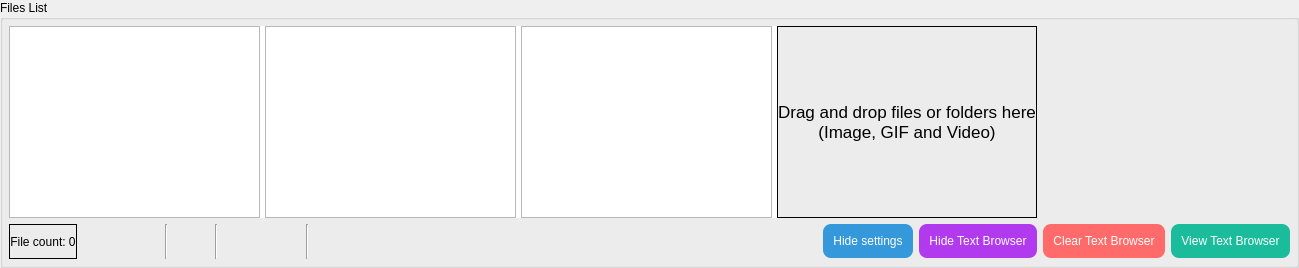
           <widget class="QGroupBox" name="groupBox_FileList">
            <property name="sizePolicy">
             <sizepolicy hsizetype="Preferred" vsizetype="Expanding">
              <horstretch>0</horstretch>
              <verstretch>0</verstretch>
             </sizepolicy>
            </property>
            <property name="minimumSize">
             <size>
              <width>0</width>
              <height>0</height>
             </size>
            </property>
            <property name="title">
             <string>Files List</string>
            </property>
            <layout class="QGridLayout" name="gridLayout_21">
             <property name="leftMargin">
              <number>6</number>
             </property>
             <property name="topMargin">
              <number>6</number>
             </property>
             <property name="rightMargin">
              <number>6</number>
             </property>
             <property name="bottomMargin">
              <number>6</number>
             </property>
             <item row="0" column="0" colspan="5">
              <widget class="QSplitter" name="splitter_FilesList">
               <property name="sizePolicy">
                <sizepolicy hsizetype="Expanding" vsizetype="Expanding">
                 <horstretch>0</horstretch>
                 <verstretch>0</verstretch>
                </sizepolicy>
               </property>
               <property name="styleSheet">
                <string notr="true">QSplitter:handle{
	
	background-color: rgb(255, 255, 255);
}</string>
               </property>
               <property name="orientation">
                <enum>Qt::Horizontal</enum>
               </property>
               <property name="handleWidth">
                <number>5</number>
               </property>
               <property name="childrenCollapsible">
                <bool>false</bool>
               </property>
               <widget class="QTableView" name="tableView_image">
                <property name="minimumSize">
                 <size>
                  <width>0</width>
                  <height>0</height>
                 </size>
                </property>
                <property name="contextMenuPolicy">
                 <enum>Qt::ActionsContextMenu</enum>
                </property>
                <property name="toolTip">
                 <string>[Delete]:Remove file from the list.
[Ctrl + A]:Apply custom resolution.
[Ctrl + C]:Cancel custom resolution.
Right click to show more options.</string>
                </property>
                <property name="styleSheet">
                 <string notr="true">QTableView{
selection-background-color: rgb(52, 152, 219);

}</string>
                </property>
                <property name="autoScroll">
                 <bool>false</bool>
                </property>
                <property name="autoScrollMargin">
                 <number>0</number>
                </property>
                <property name="editTriggers">
                 <set>QAbstractItemView::NoEditTriggers</set>
                </property>
                <property name="selectionMode">
                 <enum>QAbstractItemView::SingleSelection</enum>
                </property>
                <property name="selectionBehavior">
                 <enum>QAbstractItemView::SelectRows</enum>
                </property>
                <property name="verticalScrollMode">
                 <enum>QAbstractItemView::ScrollPerPixel</enum>
                </property>
                <property name="horizontalScrollMode">
                 <enum>QAbstractItemView::ScrollPerPixel</enum>
                </property>
                <property name="sortingEnabled">
                 <bool>false</bool>
                </property>
                <property name="cornerButtonEnabled">
                 <bool>false</bool>
                </property>
                <attribute name="horizontalHeaderCascadingSectionResizes">
                 <bool>false</bool>
                </attribute>
                <attribute name="horizontalHeaderMinimumSectionSize">
                 <number>20</number>
                </attribute>
                <attribute name="horizontalHeaderDefaultSectionSize">
                 <number>200</number>
                </attribute>
                <attribute name="horizontalHeaderStretchLastSection">
                 <bool>false</bool>
                </attribute>
                <attribute name="verticalHeaderVisible">
                 <bool>false</bool>
                </attribute>
                <attribute name="verticalHeaderCascadingSectionResizes">
                 <bool>false</bool>
                </attribute>
                <attribute name="verticalHeaderStretchLastSection">
                 <bool>false</bool>
                </attribute>
               </widget>
               <widget class="QTableView" name="tableView_gif">
                <property name="enabled">
                 <bool>true</bool>
                </property>
                <property name="minimumSize">
                 <size>
                  <width>0</width>
                  <height>0</height>
                 </size>
                </property>
                <property name="contextMenuPolicy">
                 <enum>Qt::ActionsContextMenu</enum>
                </property>
                <property name="toolTip">
                 <string>[Delete]:Remove file from the list.
[Ctrl + A]:Apply custom resolution.
[Ctrl + C]:Cancel custom resolution.
Right click to show more options.</string>
                </property>
                <property name="styleSheet">
                 <string notr="true">QTableView{
selection-background-color: rgb(26, 188, 156);
}</string>
                </property>
                <property name="autoScroll">
                 <bool>false</bool>
                </property>
                <property name="autoScrollMargin">
                 <number>0</number>
                </property>
                <property name="editTriggers">
                 <set>QAbstractItemView::NoEditTriggers</set>
                </property>
                <property name="selectionMode">
                 <enum>QAbstractItemView::SingleSelection</enum>
                </property>
                <property name="selectionBehavior">
                 <enum>QAbstractItemView::SelectRows</enum>
                </property>
                <property name="verticalScrollMode">
                 <enum>QAbstractItemView::ScrollPerPixel</enum>
                </property>
                <property name="horizontalScrollMode">
                 <enum>QAbstractItemView::ScrollPerPixel</enum>
                </property>
                <property name="sortingEnabled">
                 <bool>false</bool>
                </property>
                <property name="cornerButtonEnabled">
                 <bool>false</bool>
                </property>
                <attribute name="horizontalHeaderCascadingSectionResizes">
                 <bool>false</bool>
                </attribute>
                <attribute name="horizontalHeaderMinimumSectionSize">
                 <number>20</number>
                </attribute>
                <attribute name="horizontalHeaderDefaultSectionSize">
                 <number>200</number>
                </attribute>
                <attribute name="verticalHeaderVisible">
                 <bool>false</bool>
                </attribute>
                <attribute name="verticalHeaderCascadingSectionResizes">
                 <bool>false</bool>
                </attribute>
               </widget>
               <widget class="QTableView" name="tableView_video">
                <property name="minimumSize">
                 <size>
                  <width>0</width>
                  <height>0</height>
                 </size>
                </property>
                <property name="contextMenuPolicy">
                 <enum>Qt::ActionsContextMenu</enum>
                </property>
                <property name="toolTip">
                 <string>[Delete]:Remove file from the list.
[Ctrl + A]:Apply custom resolution.
[Ctrl + C]:Cancel custom resolution.
Right click to show more options.</string>
                </property>
                <property name="styleSheet">
                 <string notr="true">QTableView{
selection-background-color: rgb(178, 58, 238);
}</string>
                </property>
                <property name="autoScroll">
                 <bool>false</bool>
                </property>
                <property name="autoScrollMargin">
                 <number>0</number>
                </property>
                <property name="editTriggers">
                 <set>QAbstractItemView::NoEditTriggers</set>
                </property>
                <property name="selectionMode">
                 <enum>QAbstractItemView::SingleSelection</enum>
                </property>
                <property name="selectionBehavior">
                 <enum>QAbstractItemView::SelectRows</enum>
                </property>
                <property name="verticalScrollMode">
                 <enum>QAbstractItemView::ScrollPerPixel</enum>
                </property>
                <property name="horizontalScrollMode">
                 <enum>QAbstractItemView::ScrollPerPixel</enum>
                </property>
                <property name="sortingEnabled">
                 <bool>false</bool>
                </property>
                <property name="cornerButtonEnabled">
                 <bool>false</bool>
                </property>
                <attribute name="horizontalHeaderVisible">
                 <bool>false</bool>
                </attribute>
                <attribute name="horizontalHeaderMinimumSectionSize">
                 <number>20</number>
                </attribute>
                <attribute name="horizontalHeaderDefaultSectionSize">
                 <number>200</number>
                </attribute>
                <attribute name="verticalHeaderVisible">
                 <bool>false</bool>
                </attribute>
               </widget>
               <widget class="QLabel" name="label_DropFile">
                <property name="minimumSize">
                 <size>
                  <width>0</width>
                  <height>60</height>
                 </size>
                </property>
                <property name="font">
                 <font>
                  <pointsize>13</pointsize>
                  <italic>false</italic>
                  <bold>false</bold>
                 </font>
                </property>
                <property name="toolTip">
                 <string>Drag and Drop is DISABLED by OS when Running in Administrator Privillage.</string>
                </property>
                <property name="styleSheet">
                 <string notr="true"/>
                </property>
                <property name="frameShape">
                 <enum>QFrame::Box</enum>
                </property>
                <property name="frameShadow">
                 <enum>QFrame::Plain</enum>
                </property>
                <property name="lineWidth">
                 <number>1</number>
                </property>
                <property name="text">
                 <string>Drag and drop files or folders here
(Image, GIF and Video)</string>
                </property>
                <property name="alignment">
                 <set>Qt::AlignCenter</set>
                </property>
               </widget>
              </widget>
             </item>
             <item row="1" column="0">
              <widget class="QLabel" name="label_FileCount">
               <property name="sizePolicy">
                <sizepolicy hsizetype="Fixed" vsizetype="Preferred">
                 <horstretch>0</horstretch>
                 <verstretch>0</verstretch>
                </sizepolicy>
               </property>
               <property name="styleSheet">
                <string notr="true"/>
               </property>
               <property name="frameShape">
                <enum>QFrame::Box</enum>
               </property>
               <property name="frameShadow">
                <enum>QFrame::Plain</enum>
               </property>
               <property name="midLineWidth">
                <number>0</number>
               </property>
               <property name="text">
                <string notr="true">File count: 0</string>
               </property>
               <property name="alignment">
                <set>Qt::AlignCenter</set>
               </property>
               <property name="margin">
                <number>5</number>
               </property>
               <property name="openExternalLinks">
                <bool>false</bool>
               </property>
              </widget>
             </item>
             <item row="1" column="1">
              <widget class="QFrame" name="frame_11">
               <property name="sizePolicy">
                <sizepolicy hsizetype="Fixed" vsizetype="Fixed">
                 <horstretch>0</horstretch>
                 <verstretch>0</verstretch>
                </sizepolicy>
               </property>
               <property name="maximumSize">
                <size>
                 <width>16777215</width>
                 <height>16777215</height>
                </size>
               </property>
               <property name="frameShape">
                <enum>QFrame::NoFrame</enum>
               </property>
               <property name="frameShadow">
                <enum>QFrame::Raised</enum>
               </property>
               <layout class="QGridLayout" name="gridLayout_3">
                <property name="leftMargin">
                 <number>0</number>
                </property>
                <property name="topMargin">
                 <number>0</number>
                </property>
                <property name="rightMargin">
                 <number>0</number>
                </property>
                <property name="bottomMargin">
                 <number>0</number>
                </property>
                <item row="0" column="0">
                 <widget class="QPushButton" name="pushButton_ClearList">
                  <property name="sizePolicy">
                   <sizepolicy hsizetype="Fixed" vsizetype="Fixed">
                    <horstretch>0</horstretch>
                    <verstretch>0</verstretch>
                   </sizepolicy>
                  </property>
                  <property name="minimumSize">
                   <size>
                    <width>35</width>
                    <height>35</height>
                   </size>
                  </property>
                  <property name="maximumSize">
                   <size>
                    <width>16777215</width>
                    <height>16777215</height>
                   </size>
                  </property>
                  <property name="toolTip">
                   <string>Remove all the files in the File list.</string>
                  </property>
                  <property name="styleSheet">
                   <string notr="true">QPushButton{
image: url(:/icon/icon/ClearList.svg);
border-style:transparent;
border-radius:0px;
padding:0px;
}
QPushButton:hover{
image: url(:/icon/icon/ClearList_hover.svg);
border-style:transparent;
border-radius:0px;
padding:0px;
}
QPushButton:pressed{
image: url(:/icon/icon/ClearList.svg);
border-style:transparent;
border-radius:0px;
padding:0px;
}
QPushButton:disabled{
image: url(:/icon/icon/ClearList_disabled.svg);
border-style:transparent;
border-radius:0px;
padding:0px;
}</string>
                  </property>
                  <property name="text">
                   <string/>
                  </property>
                 </widget>
                </item>
                <item row="0" column="1">
                 <widget class="QPushButton" name="pushButton_RemoveItem">
                  <property name="sizePolicy">
                   <sizepolicy hsizetype="Fixed" vsizetype="Fixed">
                    <horstretch>0</horstretch>
                    <verstretch>0</verstretch>
                   </sizepolicy>
                  </property>
                  <property name="minimumSize">
                   <size>
                    <width>35</width>
                    <height>35</height>
                   </size>
                  </property>
                  <property name="maximumSize">
                   <size>
                    <width>16777215</width>
                    <height>16777215</height>
                   </size>
                  </property>
                  <property name="contextMenuPolicy">
                   <enum>Qt::ActionsContextMenu</enum>
                  </property>
                  <property name="toolTip">
                   <string>Remove the selected file from File List.</string>
                  </property>
                  <property name="styleSheet">
                   <string notr="true">QPushButton{
image: url(:/icon/icon/RemoveItem.svg);
border-style:transparent;
border-radius:0px;
padding:0px;
}
QPushButton:hover{
image: url(:/icon/icon/RemoveItem_hover.svg);
border-style:transparent;
border-radius:0px;
padding:0px;
}
QPushButton:pressed{
image: url(:/icon/icon/RemoveItem.svg);
border-style:transparent;
border-radius:0px;
padding:0px;
}
QPushButton:disabled{
image: url(:/icon/icon/RemoveItem_disabled.svg);
border-style:transparent;
border-radius:0px;
padding:0px;
}</string>
                  </property>
                  <property name="text">
                   <string/>
                  </property>
                 </widget>
                </item>
                <item row="0" column="2">
                 <widget class="Line" name="line_20">
                  <property name="orientation">
                   <enum>Qt::Vertical</enum>
                  </property>
                 </widget>
                </item>
                <item row="0" column="3">
                 <widget class="QPushButton" name="pushButton_ResizeFilesListSplitter">
                  <property name="sizePolicy">
                   <sizepolicy hsizetype="Fixed" vsizetype="Fixed">
                    <horstretch>0</horstretch>
                    <verstretch>0</verstretch>
                   </sizepolicy>
                  </property>
                  <property name="minimumSize">
                   <size>
                    <width>35</width>
                    <height>35</height>
                   </size>
                  </property>
                  <property name="toolTip">
                   <string>Reset Files List scale.</string>
                  </property>
                  <property name="styleSheet">
                   <string notr="true">QPushButton{
image: url(:/icon/icon/ResizeFilesListSplitter.svg);
border-style:transparent;
border-radius:0px;
padding:0px;
}
QPushButton:hover{
image: url(:/icon/icon/ResizeFilesListSplitter_hover.svg);
border-style:transparent;
border-radius:0px;
padding:0px;
}
QPushButton:pressed{
image: url(:/icon/icon/ResizeFilesListSplitter.svg);
border-style:transparent;
border-radius:0px;
padding:0px;
}
QPushButton:disabled{
image: url(:/icon/icon/ResizeFilesListSplitter_disabled.svg);
border-style:transparent;
border-radius:0px;
padding:0px;
}</string>
                  </property>
                  <property name="text">
                   <string/>
                  </property>
                 </widget>
                </item>
                <item row="0" column="4">
                 <widget class="Line" name="line_25">
                  <property name="orientation">
                   <enum>Qt::Vertical</enum>
                  </property>
                 </widget>
                </item>
                <item row="0" column="5">
                 <widget class="QPushButton" name="pushButton_SaveFileList">
                  <property name="sizePolicy">
                   <sizepolicy hsizetype="Fixed" vsizetype="Fixed">
                    <horstretch>0</horstretch>
                    <verstretch>0</verstretch>
                   </sizepolicy>
                  </property>
                  <property name="minimumSize">
                   <size>
                    <width>35</width>
                    <height>35</height>
                   </size>
                  </property>
                  <property name="toolTip">
                   <string>Save Files List</string>
                  </property>
                  <property name="styleSheet">
                   <string notr="true">QPushButton{
image: url(:/icon/icon/Save_FileList.svg);
border-style:transparent;
border-radius:0px;
padding:0px;
}
QPushButton:hover{
image: url(:/icon/icon/Save_FileList_hover.svg);
border-style:transparent;
border-radius:0px;
padding:0px;
}
QPushButton:pressed{
image: url(:/icon/icon/Save_FileList.svg);
border-style:transparent;
border-radius:0px;
padding:0px;
}
QPushButton:disabled{
image: url(:/icon/icon/Save_FileList_disabled.svg);
border-style:transparent;
border-radius:0px;
padding:0px;
}</string>
                  </property>
                  <property name="text">
                   <string/>
                  </property>
                  <property name="iconSize">
                   <size>
                    <width>35</width>
                    <height>35</height>
                   </size>
                  </property>
                 </widget>
                </item>
                <item row="0" column="6">
                 <widget class="QPushButton" name="pushButton_ReadFileList">
                  <property name="sizePolicy">
                   <sizepolicy hsizetype="Fixed" vsizetype="Fixed">
                    <horstretch>0</horstretch>
                    <verstretch>0</verstretch>
                   </sizepolicy>
                  </property>
                  <property name="minimumSize">
                   <size>
                    <width>35</width>
                    <height>35</height>
                   </size>
                  </property>
                  <property name="maximumSize">
                   <size>
                    <width>16777215</width>
                    <height>16777215</height>
                   </size>
                  </property>
                  <property name="toolTip">
                   <string>Read Files List</string>
                  </property>
                  <property name="styleSheet">
                   <string notr="true">QPushButton{
image: url(:/icon/icon/Read_FileList.svg);
border-style:transparent;
border-radius:0px;
padding:0px;
}
QPushButton:hover{
image: url(:/icon/icon/Read_FileList_hover.svg);
border-style:transparent;
border-radius:0px;
padding:0px;
}
QPushButton:pressed{
image: url(:/icon/icon/Read_FileList.svg);
border-style:transparent;
border-radius:0px;
padding:0px;
}
QPushButton:disabled{
image: url(:/icon/icon/Read_FileList_disabled.svg);
border-style:transparent;
border-radius:0px;
padding:0px;
}</string>
                  </property>
                  <property name="text">
                   <string/>
                  </property>
                  <property name="iconSize">
                   <size>
                    <width>35</width>
                    <height>35</height>
                   </size>
                  </property>
                 </widget>
                </item>
                <item row="0" column="7">
                 <widget class="Line" name="line_10">
                  <property name="frameShadow">
                   <enum>QFrame::Sunken</enum>
                  </property>
                  <property name="lineWidth">
                   <number>1</number>
                  </property>
                  <property name="orientation">
                   <enum>Qt::Vertical</enum>
                  </property>
                 </widget>
                </item>
                <item row="0" column="8">
                 <widget class="QPushButton" name="pushButton_BrowserFile">
                  <property name="sizePolicy">
                   <sizepolicy hsizetype="Fixed" vsizetype="Fixed">
                    <horstretch>0</horstretch>
                    <verstretch>0</verstretch>
                   </sizepolicy>
                  </property>
                  <property name="minimumSize">
                   <size>
                    <width>35</width>
                    <height>35</height>
                   </size>
                  </property>
                  <property name="toolTip">
                   <string>Browse and add files.</string>
                  </property>
                  <property name="styleSheet">
                   <string notr="true">QPushButton{
image: url(:/icon/icon/AddNewFile.svg);
border-style:transparent;
border-radius:0px;
padding:0px;
}
QPushButton:hover{
image: url(:/icon/icon/AddNewFile_hover.svg);
border-style:transparent;
border-radius:0px;
padding:0px;
}
QPushButton:pressed{
image: url(:/icon/icon/AddNewFile.svg);
border-style:transparent;
border-radius:0px;
padding:0px;
}
QPushButton:disabled{
image: url(:/icon/icon/AddNewFile_disabled.svg);
border-style:transparent;
border-radius:0px;
padding:0px;
}</string>
                  </property>
                  <property name="text">
                   <string/>
                  </property>
                 </widget>
                </item>
               </layout>
              </widget>
             </item>
             <item row="1" column="3">
              <widget class="QPushButton" name="pushButton_HideSettings">
               <property name="sizePolicy">
                <sizepolicy hsizetype="Fixed" vsizetype="Fixed">
                 <horstretch>0</horstretch>
                 <verstretch>0</verstretch>
                </sizepolicy>
               </property>
               <property name="styleSheet">
                <string notr="true">QPushButton{
background-color: rgb(52, 152, 219);
color: rgb(255, 255, 255);
border-style:outset;
border-radius:8px;
padding:10px;
}
QPushButton:hover{
background-color: rgb(60, 177, 255);
color: rgb(255, 255, 255);
border-style:outset;
border-radius:8px;
padding:10px;
}
QPushButton:pressed{
background-color: rgb(45, 134, 193);
color: rgb(255, 255, 255);
border-style:outset;
border-radius:8px;
padding:10px;
}
QPushButton:disabled{
background-color: rgb(166, 166, 166);
color: rgb(255, 255, 255);
border-style:outset;
border-radius:8px;
padding:10px;
}</string>
               </property>
               <property name="text">
                <string>Hide settings</string>
               </property>
              </widget>
             </item>
             <item row="1" column="4">
              <widget class="QPushButton" name="pushButton_HideTextBro">
               <property name="sizePolicy">
                <sizepolicy hsizetype="Fixed" vsizetype="Fixed">
                 <horstretch>0</horstretch>
                 <verstretch>0</verstretch>
                </sizepolicy>
               </property>
               <property name="styleSheet">
                <string notr="true">QPushButton{
background-color: rgb(178, 58, 238);
color: rgb(255, 255, 255);
border-style:outset;
border-radius:8px;
padding:10px;
}
QPushButton:hover{
background-color: rgb(191, 62, 255);
color: rgb(255, 255, 255);
border-style:outset;
border-radius:8px;
padding:10px;
}
QPushButton:pressed{
background-color: rgb(154, 50, 205);
color: rgb(255, 255, 255);
border-style:outset;
border-radius:8px;
padding:10px;
}
QPushButton:disabled{
background-color: rgb(166, 166, 166);
color: rgb(255, 255, 255);
border-style:outset;
border-radius:8px;
padding:10px;
}</string>
               </property>
               <property name="text">
                <string>Hide Text Browser</string>
               </property>
              </widget>
             </item>
             <item row="1" column="5">
              <widget class="QPushButton" name="pushButton_clear_textbrowser">
               <property name="sizePolicy">
                <sizepolicy hsizetype="Fixed" vsizetype="Fixed">
                 <horstretch>0</horstretch>
                 <verstretch>0</verstretch>
                </sizepolicy>
               </property>
               <property name="styleSheet">
                <string notr="true">QPushButton{
background-color: rgb(255, 106, 106);
color: rgb(255, 255, 255);
border-style:outset;
border-radius:8px;
padding:10px;
}
QPushButton:hover{
background-color: rgb(255, 106, 106);
color: rgb(255, 255, 255);
border-style:outset;
border-radius:8px;
padding:10px;
}
QPushButton:pressed{
background-color: rgb(205, 85, 85);
color: rgb(255, 255, 255);
border-style:outset;
border-radius:8px;
padding:10px;
}
QPushButton:disabled{
background-color: rgb(166, 166, 166);
color: rgb(255, 255, 255);
border-style:outset;
border-radius:8px;
padding:10px;
}</string>
               </property>
               <property name="text">
                <string>Clear Text Browser</string>
               </property>
              </widget>
             </item>
             <item row="1" column="6">
              <widget class="QPushButton" name="pushButton_view_textbrowser">
               <property name="sizePolicy">
                <sizepolicy hsizetype="Fixed" vsizetype="Fixed">
                 <horstretch>0</horstretch>
                 <verstretch>0</verstretch>
                </sizepolicy>
               </property>
               <property name="styleSheet">
                <string notr="true">QPushButton{
background-color: rgb(26, 188, 156);
color: rgb(255, 255, 255);
border-style:outset;
border-radius:8px;
padding:10px;
}
QPushButton:hover{
background-color: rgb(29, 214, 177);
color: rgb(255, 255, 255);
border-style:outset;
border-radius:8px;
padding:10px;
}
QPushButton:pressed{
background-color: rgb(23, 173, 143);
color: rgb(255, 255, 255);
border-style:outset;
border-radius:8px;
padding:10px;
}
QPushButton:disabled{
background-color: rgb(166, 166, 166);
color: rgb(255, 255, 255);
border-style:outset;
border-radius:8px;
padding:10px;
}</string>
               </property>
               <property name="text">
                <string>View Text Browser</string>
               </property>
              </widget>
             </item>
            </layout>
           </widget>
